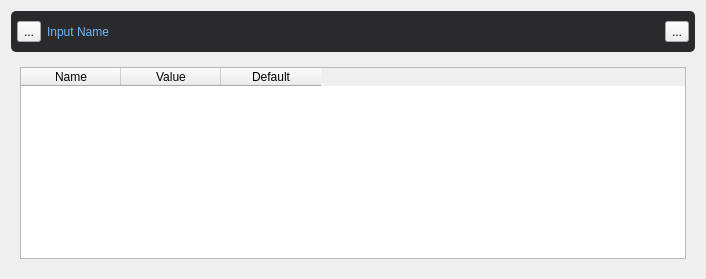
<?xml version="1.0" encoding="UTF-8"?>
<ui version="4.0">
 <class>CLO3D::UI::TabularInput</class>
 <widget class="QWidget" name="CLO3D::UI::TabularInput">
  <property name="geometry">
   <rect>
    <x>0</x>
    <y>0</y>
    <width>706</width>
    <height>279</height>
   </rect>
  </property>
  <property name="sizePolicy">
   <sizepolicy hsizetype="Preferred" vsizetype="Minimum">
    <horstretch>0</horstretch>
    <verstretch>0</verstretch>
   </sizepolicy>
  </property>
  <property name="windowTitle">
   <string>Form</string>
  </property>
  <property name="styleSheet">
   <string notr="true"/>
  </property>
  <layout class="QGridLayout" name="gridLayout">
   <item row="0" column="0">
    <widget class="QWidget" name="titleWidget" native="true">
     <property name="styleSheet">
      <string notr="true">#titleWidget {
	background: rgba(42, 42, 45, 255);
	border-radius: 5px;
}</string>
     </property>
     <layout class="QGridLayout" name="gridLayout_3">
      <property name="leftMargin">
       <number>6</number>
      </property>
      <property name="topMargin">
       <number>6</number>
      </property>
      <property name="rightMargin">
       <number>6</number>
      </property>
      <property name="bottomMargin">
       <number>6</number>
      </property>
      <item row="0" column="0">
       <layout class="QHBoxLayout" name="horizontalLayout">
        <item>
         <widget class="QToolButton" name="expandButton">
          <property name="text">
           <string>...</string>
          </property>
          <property name="icon">
           <iconset resource="../../resources/resources.qrc">
            <normaloff>:/expand.png</normaloff>:/expand.png</iconset>
          </property>
          <property name="checkable">
           <bool>true</bool>
          </property>
         </widget>
        </item>
        <item>
         <widget class="QLabel" name="name">
          <property name="enabled">
           <bool>true</bool>
          </property>
          <property name="styleSheet">
           <string notr="true">QLabel {
	color: rgba(110, 185, 255, 255);
}</string>
          </property>
          <property name="text">
           <string>Input Name</string>
          </property>
         </widget>
        </item>
        <item>
         <spacer name="horizontalSpacer">
          <property name="orientation">
           <enum>Qt::Horizontal</enum>
          </property>
          <property name="sizeHint" stdset="0">
           <size>
            <width>40</width>
            <height>20</height>
           </size>
          </property>
         </spacer>
        </item>
        <item>
         <widget class="QToolButton" name="addButton">
          <property name="text">
           <string>...</string>
          </property>
          <property name="icon">
           <iconset resource="../../resources/resources.qrc">
            <normaloff>:/add.png</normaloff>:/add.png</iconset>
          </property>
         </widget>
        </item>
       </layout>
      </item>
     </layout>
    </widget>
   </item>
   <item row="1" column="0">
    <widget class="QWidget" name="widget" native="true">
     <property name="enabled">
      <bool>true</bool>
     </property>
     <property name="sizePolicy">
      <sizepolicy hsizetype="Preferred" vsizetype="Minimum">
       <horstretch>0</horstretch>
       <verstretch>0</verstretch>
      </sizepolicy>
     </property>
     <layout class="QGridLayout" name="gridLayout_2">
      <item row="0" column="0">
       <widget class="QTableWidget" name="tableWidget">
        <property name="sizePolicy">
         <sizepolicy hsizetype="Expanding" vsizetype="Minimum">
          <horstretch>0</horstretch>
          <verstretch>0</verstretch>
         </sizepolicy>
        </property>
        <column>
         <property name="text">
          <string>Name</string>
         </property>
        </column>
        <column>
         <property name="text">
          <string>Value</string>
         </property>
        </column>
        <column>
         <property name="text">
          <string>Default</string>
         </property>
        </column>
       </widget>
      </item>
     </layout>
    </widget>
   </item>
  </layout>
 </widget>
 <resources>
  <include location="../../resources/resources.qrc"/>
 </resources>
 <connections>
  <connection>
   <sender>expandButton</sender>
   <signal>toggled(bool)</signal>
   <receiver>widget</receiver>
   <slot>setVisible(bool)</slot>
   <hints>
    <hint type="sourcelabel">
     <x>28</x>
     <y>26</y>
    </hint>
    <hint type="destinationlabel">
     <x>17</x>
     <y>65</y>
    </hint>
   </hints>
  </connection>
 </connections>
</ui>
